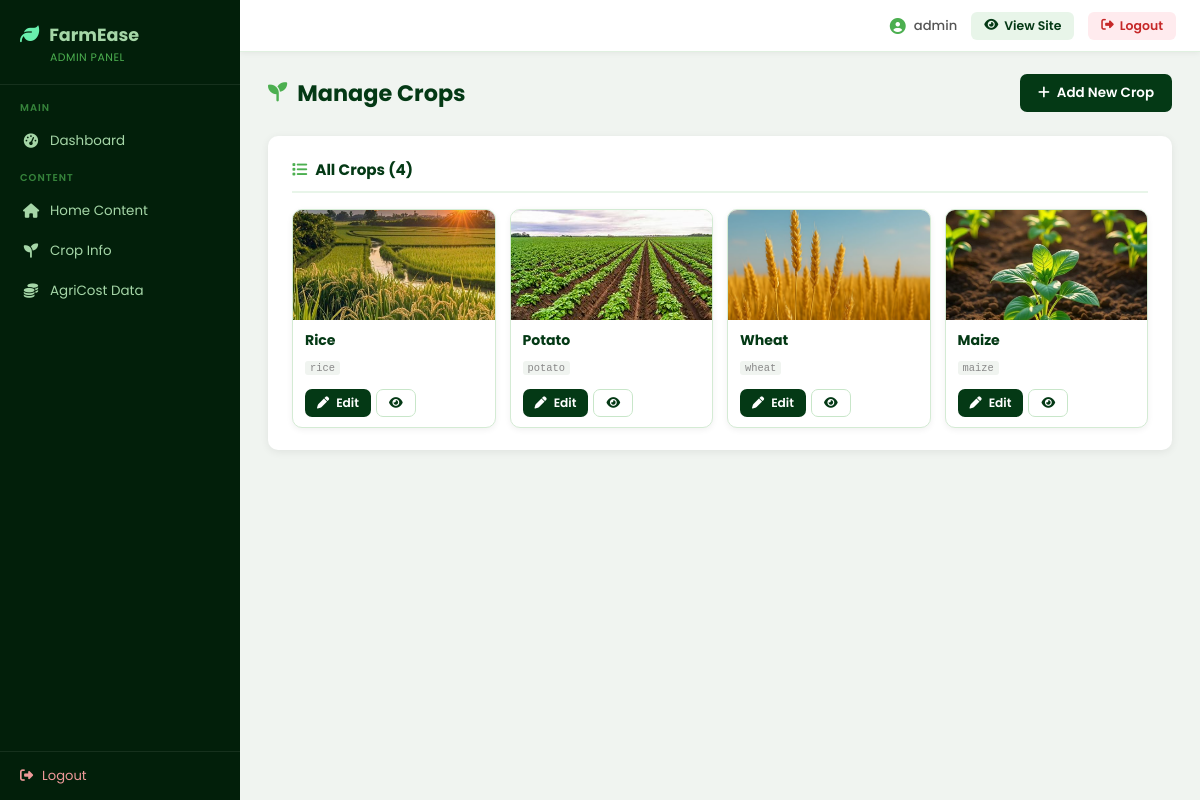
The app's page /backend/admin/crops.php (signed in) with its own data.
### tables this page shows
CREATE TABLE `crops` (
  `id` int(11) NOT NULL,
  `slug` varchar(50) NOT NULL,
  `name_en` varchar(100) DEFAULT '',
  `name_ur` varchar(100) DEFAULT '',
  `desc_en` text DEFAULT NULL,
  `desc_ur` text DEFAULT NULL,
  `thumbnail` varchar(255) DEFAULT '',
  `video_1` varchar(100) DEFAULT '',
  `video_2` varchar(100) DEFAULT '',
  `video_3` varchar(100) DEFAULT '',
  `video_4` varchar(100) DEFAULT '',
  `sort_order` int(11) DEFAULT 0
);

### backend/admin/crops.php (the view, shortened to what this page needs)
<?php
require_once __DIR__ . '/../config.php';
$conn->query("CREATE TABLE IF NOT EXISTS `crops` (
  `id` INT AUTO_INCREMENT PRIMARY KEY,`slug` VARCHAR(50) NOT NULL UNIQUE,
  `name_en` VARCHAR(100) DEFAULT '',`name_ur` VARCHAR(100) DEFAULT '',
  `desc_en` TEXT,`desc_ur` TEXT,`thumbnail` VARCHAR(255) DEFAULT '',
  `video_1` VARCHAR(100) DEFAULT '',`video_2` VARCHAR(100) DEFAULT '',
  `video_3` VARCHAR(100) DEFAULT '',`video_4` VARCHAR(100) DEFAULT '',
  `sort_order` INT DEFAULT 0
) ENGINE=InnoDB DEFAULT CHARSET=utf8mb4");
$conn->query("CREATE TABLE IF NOT EXISTS `crop_guides` (
  `id` INT AUTO_INCREMENT PRIMARY KEY,`crop` VARCHAR(50) NOT NULL,
  `lang` VARCHAR(10) NOT NULL DEFAULT 'en',`title` VARCHAR(200) DEFAULT '',
  `lang_btn` VARCHAR(50) DEFAULT '',`next_btn` VARCHAR(50) DEFAULT '',
  `section_intro` VARCHAR(100) DEFAULT '',`section_climate` VARCHAR(100) DEFAULT '',
  `section_soil` VARCHAR(100) DEFAULT '',`section_sowing` VARCHAR(100) DEFAULT '',
  `section_fertilizer` VARCHAR(100) DEFAULT '',`section_pests` VARCHAR(100) DEFAULT '',
  `section_harvest` VARCHAR(100) DEFAULT '',`img_intro` VARCHAR(255) DEFAULT '',
  `img_climate` VARCHAR(255) DEFAULT '',`img_soil` VARCHAR(255) DEFAULT '',
  `img_sowing` VARCHAR(255) DEFAULT '',`img_fertilizer` VARCHAR(255) DEFAULT '',
  `img_pests` VARCHAR(255) DEFAULT '',`img_harvest` VARCHAR(255) DEFAULT ''
) ENGINE=InnoDB DEFAULT CHARSET=utf8mb4");
$conn->query("CREATE TABLE IF NOT EXISTS `crop_details` (
  `id` INT AUTO_INCREMENT PRIMARY KEY,`crop` VARCHAR(50) NOT NULL,
  `lang` VARCHAR(20) NOT NULL DEFAULT 'english',`title` VARCHAR(200) DEFAULT '',
  `section_order` INT DEFAULT 0,`heading` VARCHAR(200) DEFAULT '',
  `content` MEDIUMTEXT
) ENGINE=InnoDB DEFAULT CHARSET=utf8mb4");
$editRow=null; $guideEn=[]; $guideUr=[]; $detEn=[]; $detUr=[];
$allCrops=$conn->query("SELECT * FROM crops ORDER BY sort_order,name_en")->fetch_all(MYSQLI_ASSOC);
$imgMeta=['intro'=>['Introduction','تعارف'],'climate'=>['Climate','آب و ہوا'],
          'soil'=>['Soil','مٹی'],'sowing'=>['Sowing','بوائی'],
          'fertilizer'=>['Fertilizer','کھاد'],'pests'=>['Pests','کیڑے'],'harvest'=>['Harvesting','کٹائی']];
?>
<!DOCTYPE html>
<html lang="en">
<head>
<?php include __DIR__ . '/partials/head-styles.php'; ?>
</head>
<body>
<div class="layout">
<?php include __DIR__ . '/partials/sidebar.php'; ?>
<main class="content">
<?php if ($editRow): ?>
<a href="crops.php" class="back-link"><i class="fa-solid fa-arrow-left"></i> Back to all crops</a>
<div class="edit-header">
  <h1><i class="fa-solid fa-seedling"></i>
    <?= htmlspecialchars($editRow['name_en']) ?>
    <span class="slug-badge"><?= htmlspecialchars($editRow['slug']) ?></span>
  </h1>
  <div class="edit-header-actions">
    <a href="../../frontend/crop.php?slug=<?= urlencode($editRow['slug']) ?>" target="_blank" class="btn btn-outline btn-sm">
      <i class="fa-solid fa-eye"></i> View on Site
    </a>
    <form method="POST" style="display:inline" onsubmit="return confirm('Delete <?= htmlspecialchars(addslashes($editRow['name_en'])) ?>? This cannot be undone.')">
      <input type="hidden" name="_section" value="delete_crop">
      <input type="hidden" name="id" value="<?= $editRow['id'] ?>">
      <button class="btn btn-danger btn-sm"><i class="fa-solid fa-trash"></i> Delete</button>
    </form>
  </div>
</div>
<div class="card">
  <h2><i class="fa-solid fa-circle-info"></i> Basic Info</h2>
  <form method="POST" enctype="multipart/form-data" id="form-basic">
    <input type="hidden" name="_section" value="save_basic">
    <div class="sec-title" style="margin-bottom:10px"><i class="fa-solid fa-image"></i> Crop Thumbnail</div>
    <div style="display:flex;align-items:flex-start;margin-bottom:20px;flex-wrap:wrap;gap:12px">
      <div class="thumb-preview-wrap" id="thumb-preview-wrap">
        <?php if ($editRow['thumbnail']): ?>
          <img id="thumb-preview-img" src="../../frontend/<?= htmlspecialchars($editRow['thumbnail']) ?>" alt="">
        <?php else: ?>
          <div class="placeholder" id="thumb-preview-ph"><i class="fa-solid fa-image"></i></div>
        <?php endif; ?>
      </div>
      <div class="thumb-actions">
        <label class="btn-img-upload" style="padding:7px 14px;font-size:.8rem">
          <i class="fa-solid fa-upload"></i> Upload New
          <input type="file" name="thumbnail" accept="image/*" style="display:none" onchange="previewThumb(this)">
        </label>
        <?php if ($editRow['thumbnail']): ?>
        <label style="display:flex;align-items:center;gap:6px;font-size:.78rem;color:#c62828;cursor:pointer;margin-top:4px">
          <input type="checkbox" name="remove_thumbnail" value="1"> Remove current
        </label>
        <?php endif; ?>
        <div style="font-size:.72rem;color:#888;margin-top:6px">Recommended: 400×300px</div>
      </div>
    </div>
    <div class="sec-title"><i class="fa-solid fa-language"></i> Names & Descriptions</div>
    <div class="form-grid">
      <div class="form-group"><label>Name (English)</label><input type="text" name="name_en" value="<?= gv($editRow,'name_en') ?>" required></div>
      <div class="form-group"><label>Name (اردو)</label><input type="text" name="name_ur" dir="rtl" value="<?= gv($editRow,'name_ur') ?>"></div>
      <div class="form-group"><label>Description (English)</label><textarea name="desc_en" rows="3"><?= gv($editRow,'desc_en') ?></textarea></div>
      <div class="form-group"><label>Description (اردو)</label><textarea name="desc_ur" dir="rtl" rows="3"><?= gv($editRow,'desc_ur') ?></textarea></div>
    </div>
    <div class="form-group" style="max-width:120px;margin-top:8px"><label>Sort Order</label><input type="number" name="sort_order" value="<?= (int)$editRow['sort_order'] ?>"></div>
    <div style="margin-top:16px"><button type="submit" class="btn btn-primary"><i class="fa-solid fa-floppy-disk"></i> Save Basic Info</button></div>
  </form>
</div>
<div class="card">
  <h2><i class="fa-solid fa-images"></i> Guide Images & Labels</h2>
  <p style="font-size:.78rem;color:#888;margin-bottom:16px">Upload an image for each crop section. Labels appear under images on the website. Click any image slot to upload.</p>
  <form method="POST" enctype="multipart/form-data" id="guide-form">
    <div class="guide-grid">
    <?php
    $guideHasRow = !empty($guideEn);
    foreach ($imgMeta as $key=>[$labelEn,$labelUr]):
      $f='img_'.$key; $cur=$guideEn[$f]??'';
      if ($guideHasRow && empty($cur) && ($guideEn['section_'.$key]??'') === '') continue;
    ?>
    <div class="guide-img-card">
      <div class="guide-img-preview" id="prev-<?= $f ?>" onclick="document.getElementById('fi-<?= $f ?>').click()" style="cursor:pointer" title="Click to upload">
        <?php if($cur): ?>
          <img src="<?= htmlspecialchars(assetUrl($cur)) ?>" alt="">
        <?php else: ?>
          <div class="ph"><i class="fa-solid fa-image"></i></div>
        <?php endif; ?>
      </div>
      <input type="file" id="fi-<?= $f ?>" name="<?= $f ?>" accept="image/*" style="display:none" onchange="previewGuideImg(this,'prev-<?= $f ?>')">
      <div class="guide-img-footer">
        <div class="guide-img-name"><?= $labelEn ?></div>
        <div class="guide-img-btns">
          <button type="button" class="btn-img-upload" onclick="document.getElementById('fi-<?= $f ?>').click()" title="Upload image">
            <i class="fa-solid fa-upload"></i>
          </button>
          <button type="button" class="btn-img-remove" onclick="deleteGuideImg('<?= $f ?>','prev-<?= $f ?>')" title="Remove"><i class="fa-solid fa-trash"></i></button>
        </div>
        <input type="hidden" name="<?= $f ?>_current" value="<?= htmlspecialchars($cur) ?>">
        <input type="hidden" name="remove_<?= $f ?>" id="rm-<?= $f ?>" value="">
      </div>
      <div class="guide-img-labels">
        <input type="text" name="section_<?= $key ?>_en" value="<?= gv($guideEn,'section_'.$key)?:$labelEn ?>" placeholder="EN label">
        <input type="text" name="section_<?= $key ?>_ur" value="<?= gv($guideUr,'section_'.$key)?:$labelUr ?>" placeholder="UR label" dir="rtl">
      </div>
    </div>
    <?php endforeach; ?>
    </div>
    <details style="margin-bottom:14px">
      <summary style="cursor:pointer;font-size:.8rem;font-weight:600;color:#043915;padding:8px 0"><i class="fa-solid fa-sliders"></i> Page Titles & Button Labels</summary>
      <div style="padding:14px 0 0;display:grid;grid-template-columns:1fr 1fr;gap:10px">
        <div class="form-group"><label>Page Title (EN)</label><input type="text" name="title_en" value="<?= gv($guideEn,'title') ?>"></div>
        <div class="form-group"><label>Page Title (UR)</label><input type="text" name="title_ur" dir="rtl" value="<?= gv($guideUr,'title') ?>"></div>
        <div class="form-group"><label>Lang Button (EN page)</label><input type="text" name="lang_btn_en" value="<?= gv($guideEn,'lang_btn')?:'اردو' ?>"></div>
        <div class="form-group"><label>Lang Button (UR page)</label><input type="text" name="lang_btn_ur" dir="rtl" value="<?= gv($guideUr,'lang_btn')?:'English' ?>"></div>
        <div class="form-group"><label>Detail Button (EN)</label><input type="text" name="next_btn_en" value="<?= gv($guideEn,'next_btn')?:'View Detail' ?>"></div>
        <div class="form-group"><label>Detail Button (UR)</label><input type="text" name="next_btn_ur" dir="rtl" value="<?= gv($guideUr,'next_btn')?:'تفصیل' ?>"></div>
      </div>
    </details>
    <button type="submit" class="btn btn-primary" name="_section" value="save_guide"><i class="fa-solid fa-floppy-disk"></i> Save Guide Images & Labels</button>
  </form>
</div>
<form method="POST" id="guide-delete-form" action="?edit=<?= (int)$editRow['id'] ?>" style="display:none">
  <input type="hidden" name="_section" value="delete_guide_image">
  <input type="hidden" name="guide_field" id="guide-delete-field" value="">
</form>
<div class="card">
  <h2><i class="fa-brands fa-youtube" style="color:#f44336"></i> YouTube Videos</h2>
  <p style="font-size:.78rem;color:#888;margin-bottom:14px">Paste YouTube video URLs or IDs (e.g. <code>dQw4w9WgXcQ</code>). Max 4 videos.</p>
  <form method="POST" id="form-videos">
    <input type="hidden" name="_section" value="save_videos">
    <div id="video-list">
    <?php
    $vids=array_values(array_filter([$editRow['video_1'],$editRow['video_2'],$editRow['video_3'],$editRow['video_4']]));
    if(empty($vids)) $vids=[''];
    foreach($vids as $i=>$v): ?>
    <div class="video-item">
      <input type="text" name="video_<?= $i+1 ?>" class="vid-input" value="<?= htmlspecialchars($v) ?>" placeholder="YouTube ID or URL">
      <button type="button" class="btn-del" onclick="removeVideoItem(this)"><i class="fa-solid fa-trash"></i></button>
    </div>
    <?php endforeach; ?>
    </div>
    <div style="display:flex;gap:10px;align-items:center;margin-top:8px;flex-wrap:wrap">
      <button type="button" class="btn-add-video" onclick="addVideo()"><i class="fa-solid fa-plus"></i> Add Video</button>
      <button type="submit" class="btn btn-primary" onclick="reindexVideos()"><i class="fa-solid fa-floppy-disk"></i> Save Videos</button>
    </div>
  </form>
</div>
<div class="card">
  <h2><i class="fa-solid fa-file-lines"></i> Crop Detail Sections</h2>
  <p style="font-size:.78rem;color:#888;margin-bottom:16px">Add content sections (Introduction, Climate, Soil care, etc.) with rich text. Visitors see these under "View Detail".</p>
  <div class="det-tabs">
    <button class="det-tab active" onclick="showDetTab('en',this)">English Sections</button>
    <button class="det-tab" onclick="showDetTab('ur',this)">اردو Sections</button>
  </div>
  <?php foreach(['en'=>['english',$detEn],'ur'=>['urdu',$detUr]] as $tab=>[$dbLang,$detRows]):
    $groups=[];
    foreach($detRows as $row){
      $last=count($groups)-1;
      if($last<0||$groups[$last]['title']!==$row['title']){$groups[]=['title'=>$row['title'],'sections'=>[]];$last++;}
      $groups[$last]['sections'][]=$row;
    }
  ?>
  <div class="det-panel <?= $tab==='en'?'active':'' ?>" id="det-panel-<?= $tab ?>">
    <form method="POST" id="form-details-<?= $tab ?>">
      <input type="hidden" name="_section" value="save_details">
      <input type="hidden" name="det_lang" value="<?= $dbLang ?>">
      <input type="hidden" name="delete_ids" id="delete-ids-<?= $tab ?>" value="">
      <div id="sections-<?= $tab ?>">
        <?php foreach($groups as $group): ?>
        <div class="group-item">
          <div class="group-header">
            <input type="text" class="group-title-input" value="<?= htmlspecialchars($group['title']) ?>" placeholder="Group title..." <?= $tab==='ur'?'dir="rtl"':'' ?>>
            <button type="button" class="btn-del-group" onclick="removeGroup(this,'<?= $tab ?>')">
              <i class="fa-solid fa-trash"></i> Delete Group
            </button>
          </div>
          <div class="group-body">
            <div class="group-sections">
              <?php foreach($group['sections'] as $si=>$sec): ?>
              <div class="sec-item" data-secid="<?= $sec['id'] ?>">
                <div class="sec-item-header">
                  <div class="sec-num"><?= $si+1 ?></div>
                  <input type="text" class="sec-heading-input" value="<?= htmlspecialchars($sec['heading']) ?>" placeholder="Section heading..." <?= $tab==='ur'?'dir="rtl"':'' ?>>
                  <button type="button" class="sec-delete-btn" onclick="removeSection(this,'<?= $tab ?>',<?= $sec['id'] ?>)">
                    <i class="fa-solid fa-trash"></i>
                  </button>
                </div>
                <div class="wysiwyg-wrap" data-content="<?= htmlspecialchars($sec['content']) ?>" <?= $tab==='ur'?'dir="rtl"':'' ?>></div>
              </div>
              <?php endforeach; ?>
            </div>
            <button type="button" class="btn-add-section" style="margin-top:4px" onclick="addSectionToGroup(this.closest('.group-item'),'<?= $tab ?>')">
              <i class="fa-solid fa-plus"></i> Add Section
            </button>
          </div>
        </div>
        <?php endforeach; ?>
      </div>
      <div class="det-actions-bar">
        <button type="button" class="btn-add-group" onclick="addGroup('<?= $tab ?>')">
          <i class="fa-solid fa-folder-plus"></i> Add Group
        </button>
        <button type="button" class="btn btn-primary" onclick="saveDetails('<?= $tab ?>')">
          <i class="fa-solid fa-floppy-disk"></i> Save <?= $tab==='en'?'English':'Urdu' ?> Sections
        </button>
      </div>
    </form>
  </div>
  <?php endforeach; ?>
</div>
<?php else: ?>
<div class="page-header" style="display:flex;align-items:center;justify-content:space-between;flex-wrap:wrap;gap:10px">
  <h1><i class="fa-solid fa-seedling"></i> Manage Crops</h1>
  <button class="btn btn-primary" onclick="openModal('modal-add')">
    <i class="fa-solid fa-plus"></i> Add New Crop
  </button>
</div>
<div class="card">
  <h2><i class="fa-solid fa-list"></i> All Crops (<?= count($allCrops) ?>)</h2>
  <?php if(empty($allCrops)): ?>
    <p style="color:#999;font-size:.84rem">No crops yet. Click "Add New Crop" to get started.</p>
  <?php else: ?>
  <div class="crop-grid">
    <?php foreach($allCrops as $c): ?>
    <div class="crop-card">
      <?php if($c['thumbnail']): ?>
        <img class="crop-card-thumb" src="../../frontend/<?= htmlspecialchars($c['thumbnail']) ?>" alt="">
      <?php else: ?>
        <div class="crop-card-empty"><i class="fa-solid fa-image"></i></div>
      <?php endif; ?>
      <div class="crop-card-body">
        <h3><?= htmlspecialchars($c['name_en']) ?></h3>
        <span class="slug"><?= htmlspecialchars($c['slug']) ?></span>
        <div class="crop-card-actions">
          <a href="?edit=<?= $c['id'] ?>" class="btn btn-primary btn-sm"><i class="fa-solid fa-pen"></i> Edit</a>
          <a href="../../frontend/crop.php?slug=<?= urlencode($c['slug']) ?>" target="_blank" class="btn btn-outline btn-sm"><i class="fa-solid fa-eye"></i></a>
        </div>
      </div>
    </div>
    <?php endforeach; ?>
  </div>
  <?php endif; ?>
</div>
<?php endif; ?>
</main>
</div>
</body>
</html>

### records on screen
crops: thumbnail (picture), name_en "Rice", slug "rice"
crops: thumbnail (picture), name_en "Potato", slug "potato"
crops: thumbnail (picture), name_en "Wheat", slug "wheat"
crops: thumbnail (picture), name_en "Maize", slug "maize"

### other values on screen
$_SESSION['admin_user'] "admin"
count($allCrops) "4"
